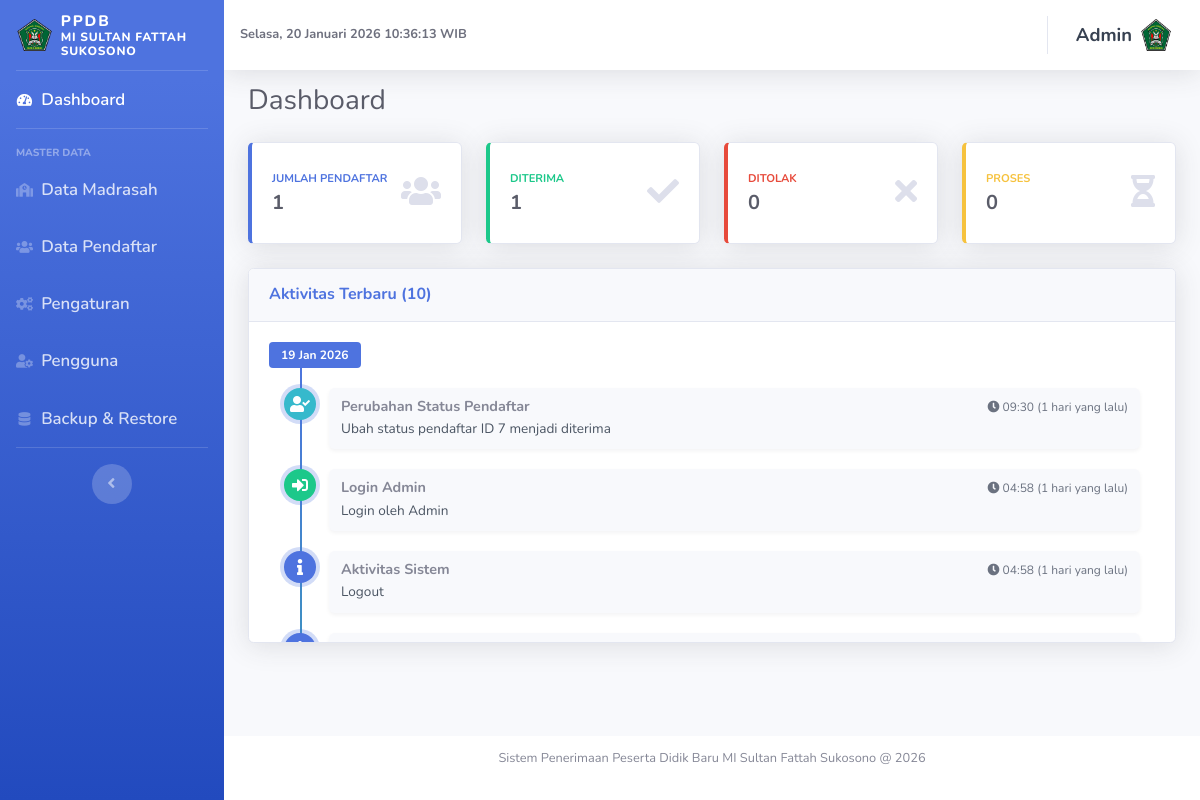
/admin/index.php (signed in), run on the app's committed database.
### tables this page shows
CREATE TABLE `madrasah` (
  `id` int unsigned NOT NULL AUTO_INCREMENT,
  `nama` varchar(150) NOT NULL,
  `alamat` text,
  `email` varchar(100) DEFAULT NULL,
  `website` varchar(100) DEFAULT NULL,
  `hp_kepala` varchar(30) DEFAULT NULL,
  `hp_panitia` varchar(30) DEFAULT NULL,
  `logo` varchar(255) DEFAULT NULL,
  `nama_panitia` varchar(150) DEFAULT NULL,
  PRIMARY KEY (`id`)
);

CREATE TABLE `users` (
  `id` int unsigned NOT NULL AUTO_INCREMENT,
  `foto` varchar(255) DEFAULT NULL,
  `username` varchar(50) NOT NULL,
  `password` varchar(255) NOT NULL,
  `created_at` datetime NOT NULL DEFAULT CURRENT_TIMESTAMP,
  PRIMARY KEY (`id`),
  UNIQUE KEY `username` (`username`)
);

CREATE TABLE `activity_logs` (
  `id` int unsigned NOT NULL AUTO_INCREMENT,
  `user_id` int unsigned DEFAULT NULL,
  `action` varchar(50) NOT NULL,
  `message` text,
  `created_at` datetime NOT NULL DEFAULT CURRENT_TIMESTAMP,
  PRIMARY KEY (`id`),
  KEY `created_at` (`created_at`),
  KEY `action` (`action`),
  KEY `user_id` (`user_id`)
);

### admin/pages/dashboard.php (the view, shortened to what the rows shown need)
<?php
if (!function_exists('time_ago_id')) {
    function time_ago_id(string $datetime): string
    {
        $tz = new DateTimeZone('Asia/Jakarta');
        $time = new DateTime($datetime, $tz);
        $now = new DateTime('now', $tz);
        $diff = $now->getTimestamp() - $time->getTimestamp();
        $hour = 3600;
        $day = 86400;
        $week = 604800;
        if ($diff < $week) {
            $value = floor($diff / $day);
            return $value . ' hari yang lalu';
        }
        $value = floor($diff / $week);
        return $value . ' minggu yang lalu';
    }
}
$activity_logs = [];
if ($result = $mysqli->query('SELECT id, user_id, action, message, created_at FROM activity_logs ORDER BY created_at DESC LIMIT 10')) {
    while ($row = $result->fetch_assoc()) {
        $activity_logs[] = $row;
    }
}
?>
<div class="container-fluid">
    <div class="d-sm-flex align-items-center justify-content-between mb-4">
        <h1 class="h3 mb-0 text-gray-800">Dashboard</h1>
    </div>
    <div class="row">
        <div class="col-xl-12 mb-4">
            <div class="card shadow mb-4">
                <div class="card-body activity-scroll">
                    <?php if (empty($activity_logs)): ?>
                        <p class="mb-0 text-muted">Belum ada aktivitas tercatat dalam 24 jam terakhir.</p>
                    <?php else: ?>
                        <div class="timeline">
                            <?php
                            $current_date_label = null;
                            foreach ($activity_logs as $log):
                                $timestamp = strtotime($log['created_at']);
                                $date_label = date('d M Y', $timestamp);
                                $time_label = date('H:i', $timestamp);
                                $time_ago = time_ago_id($log['created_at']);
                                $icon = 'fas fa-info';
                                $bg = 'bg-primary';
                                $title = 'Aktivitas Sistem';
                                if ($log['action'] === 'login') {
                                    $icon = 'fas fa-sign-in-alt';
                                    $bg = 'bg-success';
                                    $title = 'Login Admin';
                                } elseif ($log['action'] === 'update_pendaftar_status') {
                                    $icon = 'fas fa-user-check';
                                    $bg = 'bg-info';
                                    $title = 'Perubahan Status Pendaftar';
                                } elseif ($log['action'] === 'delete_pendaftar' || $log['action'] === 'delete_pendaftar_bulk') {
                                    $icon = 'fas fa-user-times';
                                    $bg = 'bg-danger';
                                    $title = 'Penghapusan Data Pendaftar';
                                } elseif ($log['action'] === 'create_user' || $log['action'] === 'update_user') {
                                    $icon = 'fas fa-user-cog';
                                    $bg = 'bg-warning';
                                    $title = 'Pengaturan Pengguna';
                                } elseif ($log['action'] === 'update_madrasah') {
                                    $icon = 'fas fa-school';
                                    $bg = 'bg-primary';
                                    $title = 'Pengaturan Madrasah';
                                } elseif ($log['action'] === 'delete_backup') {
                                    $icon = 'fas fa-database';
                                    $bg = 'bg-danger';
                                    $title = 'Penghapusan Backup';
                                }
                            ?>
                                <?php if ($date_label !== $current_date_label): ?>
                                    <div class="time-label">
                                        <span class="bg-primary"><?= esc($date_label); ?></span>
                                    </div>
                                    <?php $current_date_label = $date_label; ?>
                                <?php endif; ?>
                                <div>
                                    <i class="<?= esc($icon); ?> <?= esc($bg); ?>"></i>
                                    <div class="timeline-item">
                                        <span class="time">
                                            <i class="fas fa-clock"></i>
                                            <?= esc($time_label); ?> (<?= esc($time_ago); ?>)
                                        </span>
                                        <h3 class="timeline-header"><?= esc($title); ?></h3>
                                        <div class="timeline-body">
                                            <?php if (!empty($log['message'])): ?>
                                                <?= esc($log['message']); ?>
                                            <?php else: ?>
                                                Aktivitas tercatat.
                                            <?php endif; ?>
                                        </div>
                                    </div>
                                </div>
                            <?php endforeach; ?>
                        </div>
                    <?php endif; ?>
                </div>
            </div>
        </div>
    </div>
</div>

### admin/template/header.php (shortened to what the rows shown need)
<?php
require_once __DIR__ . '/../../config.php';
$madrasah_logo = '';
if ($result = $mysqli->query('SELECT nama, logo FROM madrasah LIMIT 1')) {
    if ($row = $result->fetch_assoc()) {
        $madrasah_nama = $row['nama'];
        $madrasah_logo = isset($row['logo']) ? (string)$row['logo'] : '';
    }
}
$user = current_user();
?>
<!DOCTYPE html>
<html lang="id">
<head>
    <link href="../assets/vendor/fontawesome-free/css/all.min.css" rel="stylesheet" type="text/css">
    <link href="../assets/css/sb-admin-2.min.css" rel="stylesheet">
    <link href="https://cdn.datatables.net/1.13.6/css/dataTables.bootstrap4.min.css" rel="stylesheet">
    <link href="https://cdn.datatables.net/buttons/2.4.1/css/buttons.bootstrap4.min.css" rel="stylesheet">
</head>
<body id="page-top">
    <div id="wrapper">
        <?php include __DIR__ . '/sidebar.php'; ?>
        <div id="content-wrapper" class="d-flex flex-column">
            <div id="content">
                <nav class="navbar navbar-expand navbar-light bg-white topbar topbar-fixed shadow">
                    <ul class="navbar-nav ml-auto">
                        <li class="nav-item dropdown no-arrow">
                            <a class="nav-link dropdown-toggle" href="#" id="userDropdown" role="button"
                                data-toggle="dropdown" aria-haspopup="true" aria-expanded="false">
                                <span
                                    class="mr-2 d-none d-lg-inline topbar-user-name"><?= esc($user['username'] ?? 'Admin'); ?></span>
                                <img class="img-profile"
                                    src="<?= esc(isset($user['foto']) && $user['foto'] !== '' ? base_url('uploads/' . $user['foto']) : 'https://via.placeholder.com/60'); ?>">
                            </a>
                        </li>
                    </ul>
                </nav>

### admin/template/sidebar.php (shortened to what the rows shown need)
<ul class="navbar-nav bg-gradient-primary sidebar sidebar-dark accordion" id="accordionSidebar">
    <a class="sidebar-brand d-flex align-items-center justify-content-start" href="index.php">
        <?php if (!empty($madrasah_logo)): ?>
            <img src="<?= esc(base_url('uploads/' . $madrasah_logo)); ?>" alt="Logo" style="height:32px" class="mr-2">
        <?php else: ?>
            <div class="sidebar-brand-icon rotate-n-15">
                <i class="fas fa-graduation-cap"></i>
            </div>
        <?php endif; ?>
        <?php
        $sidebar_app_name = 'PPDB';
        $madrasah_line_top = $madrasah_nama;
        $madrasah_line_bottom = '';
        if (stripos($madrasah_nama, 'MI SULTAN FATTAH SUKOSONO') !== false) {
            $madrasah_line_top = 'MI SULTAN FATTAH';
            $madrasah_line_bottom = 'SUKOSONO';
        } else {
            $last_space_pos = strrpos($madrasah_nama, ' ');
            if ($last_space_pos !== false) {
                $madrasah_line_top = substr($madrasah_nama, 0, $last_space_pos);
                $madrasah_line_bottom = substr($madrasah_nama, $last_space_pos + 1);
            }
        }
        ?>
        <div class="sidebar-brand-text mx-0 text-left">
            <div class="sidebar-app-name"><?= esc($sidebar_app_name); ?></div>
            <div class="sidebar-school-name"><?= esc($madrasah_line_top); ?></div>
            <?php if ($madrasah_line_bottom !== ''): ?>
                <div class="sidebar-school-name"><?= esc($madrasah_line_bottom); ?></div>
            <?php endif; ?>
        </div>
    </a>
</ul>

### data on the page
madrasah: logo (picture), nama "MI SULTAN FATTAH", nama "SUKOSONO"
users: username "Admin", foto (picture)
activity_logs: created_at "19 Jan 2026", created_at "09:30", created_at "1 hari yang lalu", action "Perubahan Status Pendaftar", message "Ubah status pendaftar ID 7 menjadi diterima"
activity_logs: created_at "04:58", created_at "1 hari yang lalu", action "Login Admin", message "Login oleh Admin"
activity_logs: created_at "04:58", created_at "1 hari yang lalu", title "Aktivitas Sistem", message "Logout"

### other printed values
$sidebar_app_name "PPDB"
$total "1"
$diterima "1"
$ditolak "0"
$proses "0"
$activity_count "10"
